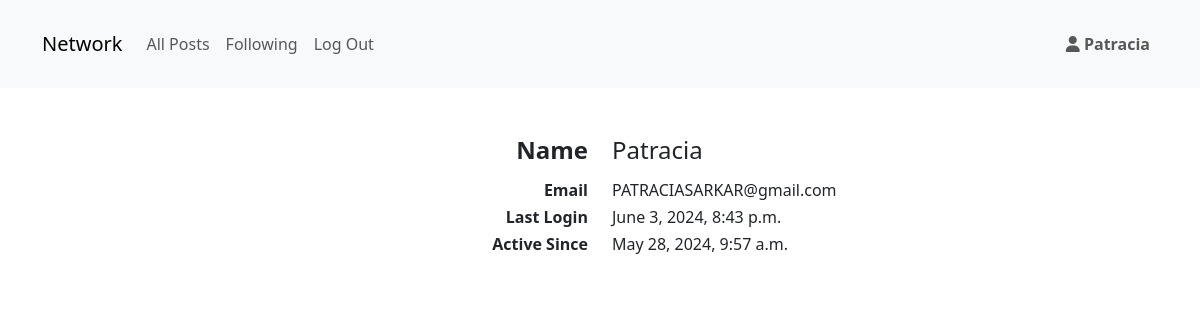
/profile/2 (signed in), run on an earlier commit of the app's database.
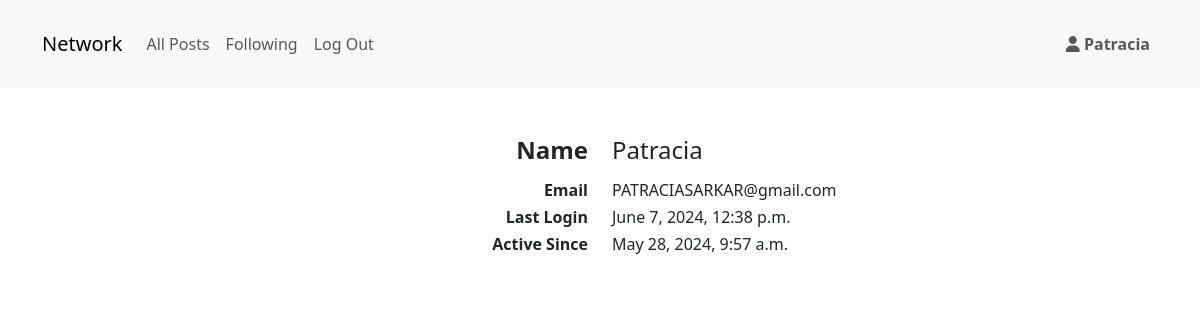
And on a later commit of the database.
### network/models.py (models this page shows)
class User(AbstractUser):
    pass

### network/views.py (the view)
# urls.py: path("profile/<int:user_id>", views.profile, name="profile"),
@login_required(login_url ='/login')
def profile(request, user_id):
    profile_user = get_object_or_404(User, pk = user_id)
    if request.user != profile_user:
        existing_pair = findExisting(request.user, profile_user)
        if existing_pair:
            i_follow = True
        else:
            i_follow = False
    else:
        i_follow = 'Self'
    return render(request, 'network/profile.html',{
        'profile_user' : profile_user,
        'user_id': request.user.id,
        'i_follow': i_follow,
        })

### network/templates/network/profile.html (shortened to what this page needs)
{% extends "network/layout.html" %}
{% block body %}
<div class="mt-5">
    <div class="row mb-2">
        <h4 class="col text-end">
            <b>
                Name
            </b>
        </h4>
        <h4 class="col">
            {{profile_user.username}}
        </h4>
    </div>
    <div class="row">
        <h6 class="col text-end">
            <b>
                Email
            </b>
        </h6>
        <h6 class="col">
            {{profile_user.email}}
        </h6>
    </div>
    <div class="row">
        <h6 class="col text-end">
            <b>
                Last Login
            </b>
        </h6>
        <h6 class="col">
            {{profile_user.last_login}}
        </h6>
    </div>
    <div class="row">
        <h6 class="col text-end">
            <b>
                Active Since
            </b>
        </h6>
        <h6 class="col">
            {{profile_user.date_joined}}
        </h6>
    </div>
</div>
{% endblock %}

### network/templates/network/layout.html (shortened to what this page needs)
{% load static %}
<!DOCTYPE html>
<html lang="en">
    <head>
        <link href="https://cdn.jsdelivr.net/npm/bootstrap@5.3.3/dist/css/bootstrap.min.css" rel="stylesheet">
        <link href="{% static 'network/styles.css' %}" rel="stylesheet">
    </head>
    <body>
        <nav class="navbar navbar-expand-sm navbar-light bg-light py-4">
            <div class="container">
                <a class="navbar-brand" href="{% url 'index' %}">Network</a>
                <div class="collapse navbar-collapse text-end" id="navbarText">
                    <ul class="navbar-nav me-auto mt-3 mt-sm-0 ">
                        <li class="nav-item">
                            <a class="nav-link" href="{% url 'index' %}">All Posts</a>
                        </li>
                        {% if user.is_authenticated %}
                        <li class="nav-item">
                            <a class="nav-link" href="{% url 'follow' %}">Following</a>
                        </li>
                        <li class="nav-item">
                            <a class="nav-link" href="{% url 'logout' %}">Log Out</a>
                        </li>
                        {% endif %}
                    </ul>
                    {% if user.is_authenticated %}
                    <div class="navbar-nav">
                        <div class="nav-item">
                            <a class="nav-link" href="{% url 'profile' user.id %}">
                                <i class="fa-solid fa-user"></i>
                                <strong> {{ user.username }} </strong>
                            </a>
                        </div>
                    </div>
                    {% endif %}
                </div>
            </div>
        </nav>
        <div class="body">
            <div class="container mt-3">
                {% block body %}
                {% endblock %}
            </div>
        </div>
    </body>
</html>

What changed in the data, as far as the page shows it:
changed User "Patracia": last_login "June 3, 2024, 8:43 p.m." → "June 7, 2024, 12:38 p.m."
